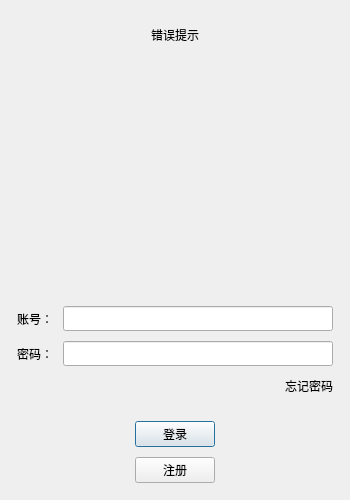
<?xml version="1.0" encoding="UTF-8"?>
<ui version="4.0">
 <class>LoginDialog</class>
 <widget class="QDialog" name="LoginDialog">
  <property name="geometry">
   <rect>
    <x>0</x>
    <y>0</y>
    <width>350</width>
    <height>500</height>
   </rect>
  </property>
  <property name="minimumSize">
   <size>
    <width>350</width>
    <height>500</height>
   </size>
  </property>
  <property name="maximumSize">
   <size>
    <width>350</width>
    <height>500</height>
   </size>
  </property>
  <property name="windowTitle">
   <string>Dialog</string>
  </property>
  <layout class="QVBoxLayout" name="verticalLayout_2">
   <item>
    <layout class="QVBoxLayout" name="verticalLayout">
     <property name="spacing">
      <number>10</number>
     </property>
     <property name="leftMargin">
      <number>6</number>
     </property>
     <property name="topMargin">
      <number>6</number>
     </property>
     <property name="rightMargin">
      <number>6</number>
     </property>
     <property name="bottomMargin">
      <number>6</number>
     </property>
     <item>
      <widget class="QWidget" name="widget_2" native="true">
       <property name="minimumSize">
        <size>
         <width>0</width>
         <height>0</height>
        </size>
       </property>
       <layout class="QGridLayout" name="gridLayout_2">
        <item row="0" column="0">
         <widget class="QLabel" name="error_tip">
          <property name="text">
           <string>错误提示</string>
          </property>
          <property name="alignment">
           <set>Qt::AlignmentFlag::AlignCenter</set>
          </property>
         </widget>
        </item>
       </layout>
      </widget>
     </item>
     <item>
      <widget class="QWidget" name="widget" native="true">
       <layout class="QGridLayout" name="gridLayout">
        <item row="1" column="0">
         <widget class="QLabel" name="img">
          <property name="minimumSize">
           <size>
            <width>200</width>
            <height>200</height>
           </size>
          </property>
          <property name="maximumSize">
           <size>
            <width>200</width>
            <height>200</height>
           </size>
          </property>
          <property name="text">
           <string/>
          </property>
          <property name="pixmap">
           <pixmap resource="rc.qrc">:/res/login.png</pixmap>
          </property>
          <property name="alignment">
           <set>Qt::AlignmentFlag::AlignCenter</set>
          </property>
         </widget>
        </item>
       </layout>
      </widget>
     </item>
     <item>
      <spacer name="verticalSpacer_2">
       <property name="orientation">
        <enum>Qt::Orientation::Vertical</enum>
       </property>
       <property name="sizeHint" stdset="0">
        <size>
         <width>20</width>
         <height>40</height>
        </size>
       </property>
      </spacer>
     </item>
     <item>
      <layout class="QHBoxLayout" name="horizontalLayout">
       <item>
        <widget class="QLabel" name="account_label">
         <property name="minimumSize">
          <size>
           <width>0</width>
           <height>25</height>
          </size>
         </property>
         <property name="maximumSize">
          <size>
           <width>16777215</width>
           <height>25</height>
          </size>
         </property>
         <property name="text">
          <string>账号：</string>
         </property>
        </widget>
       </item>
       <item>
        <widget class="QLineEdit" name="account_edit">
         <property name="maximumSize">
          <size>
           <width>16777215</width>
           <height>25</height>
          </size>
         </property>
        </widget>
       </item>
      </layout>
     </item>
     <item>
      <layout class="QHBoxLayout" name="horizontalLayout_2">
       <item>
        <widget class="QLabel" name="pass_label">
         <property name="minimumSize">
          <size>
           <width>0</width>
           <height>25</height>
          </size>
         </property>
         <property name="maximumSize">
          <size>
           <width>16777215</width>
           <height>25</height>
          </size>
         </property>
         <property name="text">
          <string>密码：</string>
         </property>
        </widget>
       </item>
       <item>
        <widget class="QLineEdit" name="pass_edit">
         <property name="maximumSize">
          <size>
           <width>16777215</width>
           <height>25</height>
          </size>
         </property>
        </widget>
       </item>
      </layout>
     </item>
     <item>
      <layout class="QHBoxLayout" name="horizontalLayout_3">
       <item>
        <spacer name="horizontalSpacer">
         <property name="orientation">
          <enum>Qt::Orientation::Horizontal</enum>
         </property>
         <property name="sizeHint" stdset="0">
          <size>
           <width>40</width>
           <height>20</height>
          </size>
         </property>
        </spacer>
       </item>
       <item>
        <widget class="ClickedLabel" name="forget_label">
         <property name="text">
          <string>忘记密码</string>
         </property>
        </widget>
       </item>
      </layout>
     </item>
     <item>
      <spacer name="verticalSpacer">
       <property name="orientation">
        <enum>Qt::Orientation::Vertical</enum>
       </property>
       <property name="sizeHint" stdset="0">
        <size>
         <width>20</width>
         <height>40</height>
        </size>
       </property>
      </spacer>
     </item>
     <item>
      <layout class="QHBoxLayout" name="horizontalLayout_4">
       <item>
        <spacer name="horizontalSpacer_2">
         <property name="orientation">
          <enum>Qt::Orientation::Horizontal</enum>
         </property>
         <property name="sizeHint" stdset="0">
          <size>
           <width>40</width>
           <height>20</height>
          </size>
         </property>
        </spacer>
       </item>
       <item>
        <widget class="QPushButton" name="login_button">
         <property name="text">
          <string>登录</string>
         </property>
        </widget>
       </item>
       <item>
        <spacer name="horizontalSpacer_3">
         <property name="orientation">
          <enum>Qt::Orientation::Horizontal</enum>
         </property>
         <property name="sizeHint" stdset="0">
          <size>
           <width>40</width>
           <height>20</height>
          </size>
         </property>
        </spacer>
       </item>
      </layout>
     </item>
     <item>
      <layout class="QHBoxLayout" name="horizontalLayout_5">
       <item>
        <spacer name="horizontalSpacer_5">
         <property name="orientation">
          <enum>Qt::Orientation::Horizontal</enum>
         </property>
         <property name="sizeHint" stdset="0">
          <size>
           <width>40</width>
           <height>20</height>
          </size>
         </property>
        </spacer>
       </item>
       <item>
        <widget class="QPushButton" name="register_button">
         <property name="text">
          <string>注册</string>
         </property>
        </widget>
       </item>
       <item>
        <spacer name="horizontalSpacer_4">
         <property name="orientation">
          <enum>Qt::Orientation::Horizontal</enum>
         </property>
         <property name="sizeHint" stdset="0">
          <size>
           <width>40</width>
           <height>20</height>
          </size>
         </property>
        </spacer>
       </item>
      </layout>
     </item>
    </layout>
   </item>
  </layout>
 </widget>
 <customwidgets>
  <customwidget>
   <class>ClickedLabel</class>
   <extends>QLabel</extends>
   <header>ui/components/clicked_label.h</header>
  </customwidget>
 </customwidgets>
 <resources>
  <include location="rc.qrc"/>
 </resources>
 <connections/>
</ui>
